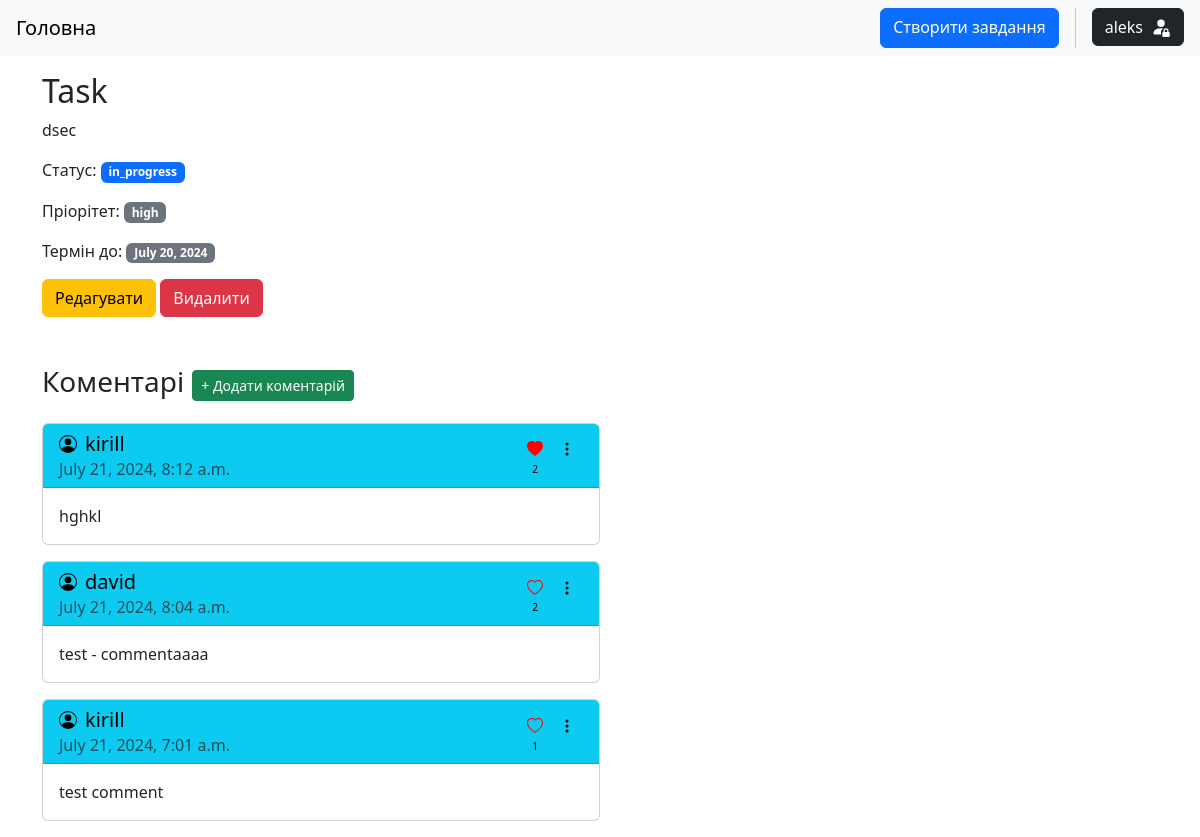
The page /1/ (signed in) on the database as committed earlier.
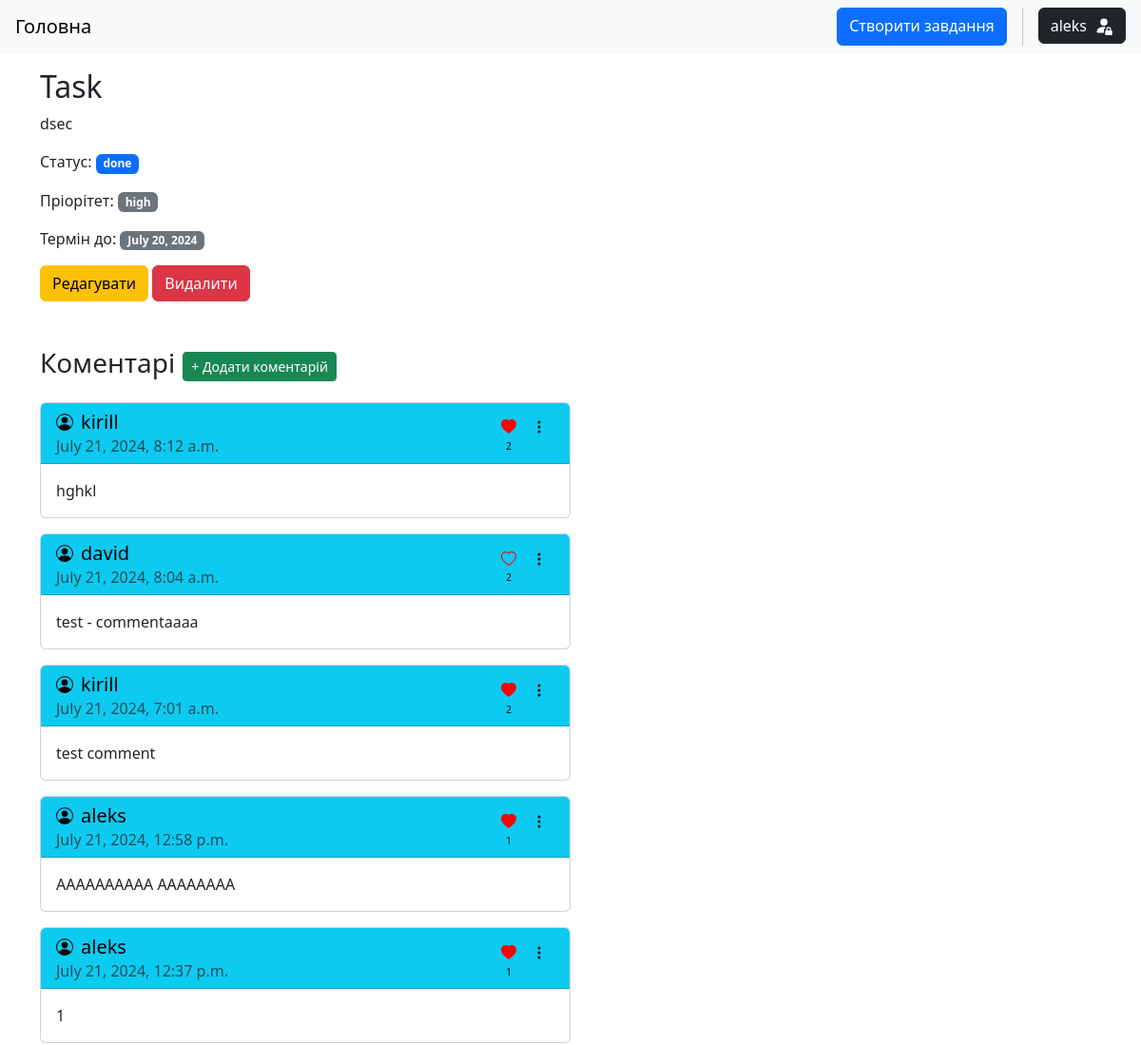
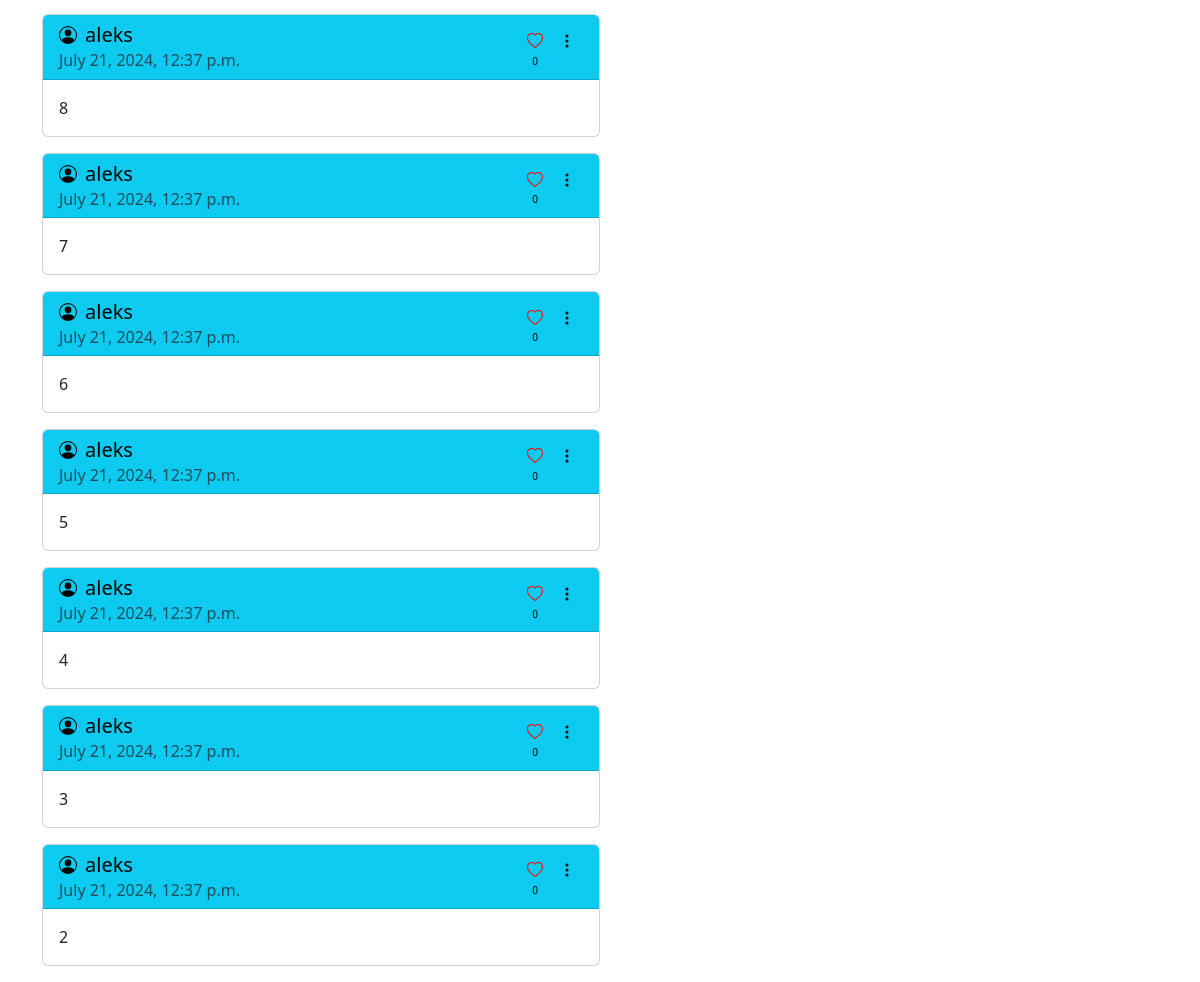
The same page on the database as committed later (2 pictures, top to bottom).
### tasks/models.py (models this page shows, shortened)
class Task(models.Model):
    STATUS_CHOICES = (
        ("todo", "To Do"),
        ("in_progress", "In Progress"),
        ("done", "Done")
    )
    PRIORITY_CHOICES = (
        ("low", "Low"),
        ("medium", "Medium"),
        ("high", "High")
    )
    title = models.CharField(max_length=256)
    description = models.TextField()
    status = models.CharField(max_length=20, choices=STATUS_CHOICES, default="todo")
    priority = models.CharField(max_length=20, choices=PRIORITY_CHOICES, default="medium")
    due_date = models.DateField(null=True, blank=True)
    author = models.ForeignKey(User, on_delete=models.CASCADE, related_name="tasks")
    created = models.DateTimeField(auto_now_add=True)
    class Meta:
        ordering = ["-due_date", "-created"]

class Comment(models.Model):
    task = models.ForeignKey(Task, on_delete=models.CASCADE, related_name="comments")
    text = models.TextField()
    author = models.ForeignKey(User, on_delete=models.CASCADE)
    created_at = models.DateTimeField(auto_now_add=True)
    class Meta:
        ordering = ["-created_at"]

class Like(models.Model):
    comment = models.ForeignKey(Comment, on_delete=models.CASCADE, related_name="likes")
    author = models.ForeignKey(User, on_delete=models.CASCADE, related_name="like_comments")
    created_at = models.DateTimeField(auto_now_add=True)
    class Meta:
        unique_together = ("comment", "author")

### tasks/views.py (the view, shortened to what this page needs)
# urls.py: path("<int:pk>/", views.TaskDetailView.as_view(), name="task-detail"),
class TaskDetailView(LoginRequiredMixin, DetailView):
    model = models.Task
    context_object_name = "task"
    template_name = "tasks/task_detail.html"
    def get_context_data(self, **kwargs):
        context = super().get_context_data(**kwargs)
        task = self.get_object()
        user = self.request.user
        comments = models.Comment.objects.filter(task=task).annotate(count=Count("likes")).order_by("-count", "-created_at")
        context["comments"] = comments
        context["liked_comments"] = []
        if user.is_authenticated:
            context["liked_comments"] = [comment for comment in comments if any(like in comment.likes.all() for like in user.like_comments.all())]
        context["form"] = CommentForm()
        return context

### templates/tasks/task_detail.html (shortened to what this page needs)
{% extends 'base.html' %}
{% block content %}
<div class="container mt-3">
    <h2>{{task.title}}</h2>
    <p>{{task.description}}</p>
    <p>Статус: <span class="badge bg-primary">{{task.status}}</span></p>
    <p>Пріорітет: <span class="badge bg-secondary">{{task.priority}}</span></p>
    <p>Термін до:
    <span class="badge text-bg-secondary">
    {% if task.due_date %}
        {{task.due_date}}
    {% else %}
        None
    {% endif %}
    </span>
    </p>
    <a href="{% url 'tasks:task-update' task.pk %}" class="btn btn-warning">Редагувати</a>
    <a href="{% url 'tasks:task-delete' task.pk %}" class="btn btn-danger">Видалити</a>
    <div class="my-3">
        <div class="d-flex align-items-center gap-2">
            <span class="h3">Коментарі</span>
            <button type="button" class="btn btn-sm btn-success" data-bs-toggle="collapse" data-bs-target="#comment-form" aria-expanded="false" aria-controls="comment-form">+ Додати коментарій</button>
        </div>
        {% for comment in comments %}
            <div class="card w-50 my-3" id="{{comment.id}}">
                <div class="card-header text-bg-info d-flex align-items-center justify-content-between">
                    <div class="d-flex flex-column">
                        <span class="h5 d-flex align-items-center gap-2">
                            {{comment.author.username}}
                        </span>
                        <h6 class="card-subtitle text-muted">
                            {{comment.created_at}}
                        </h6>
                    </div>
                    <div class="btn-group">
                        <form action="{% url 'tasks:comment-like' comment.pk %}" method="post" class="d-flex align-items-center flex-column">
                            <button type="submit" class="btn btn-sm border-0" title="Лайк">
                                {% if comment in liked_comments %}
                                    <svg xmlns="http://www.w3.org/2000/svg" width="16" height="16" fill="red" class="bi bi-heart-fill" viewBox="0 0 16 16">
                                        <path fill-rule="evenodd" d="M8 1.314C12.438-3.248 23.534 4.735 8 15-7.534 4.736 3.562-3.248 8 1.314"/>
                                    </svg>
                                {% endif %}
                            </button>
                            <span style="font-size: x-small;">{{comment.likes.all|length}}</span>
                        </form>
                        <div class="dropend dropend-right">
                            <button type="button" class="btn btn-sm border-0 w-auto" data-bs-toggle="dropdown" aria-expanded="false">
                                <svg xmlns="http://www.w3.org/2000/svg" width="16" height="16" fill="black" class="bi bi-three-dots-vertical" viewBox="0 0 16 16">
                                    <path d="M9.5 13a1.5 1.5 0 1 1-3 0 1.5 1.5 0 0 1 3 0m0-5a1.5 1.5 0 1 1-3 0 1.5 1.5 0 0 1 3 0m0-5a1.5 1.5 0 1 1-3 0 1.5 1.5 0 0 1 3 0"/>
                                </svg>
                            </button>
                        </div>
                    </div>
                </div>
                <div class="card-body">
                    <p class="card-text">
                        {{comment.text}}
                    </p>
                </div>
            </div>
        {% empty %}
            <div class="card text-center my-3">
                <div class="card-body">
                    Коментарів немає
                </div>
            </div>
        {% endfor %}
    </div>
</div>
{% endblock %}

### templates/base.html (shortened to what this page needs)
<!DOCTYPE html>
<html lang="en">
<head>
    <link rel="stylesheet" href="https://cdn.jsdelivr.net/npm/bootstrap@5.3.3/dist/css/bootstrap.min.css">
</head>
<body>
    <nav class="navbar navbar-expand-lg navbar-light bg-light">
        <div class="d-flex justify-content-between w-100">
            <a href="{% url 'tasks:task-list' %}" class="navbar-brand mx-3">Головна</a>
            <div class="d-flex me-3 gap-3">
                <a href="{% url 'tasks:task-create' %}" class="btn btn-primary">Cтворити завдання</a>
                <div class="dropdown">
                    <button class="btn btn-dark" type="button" data-bs-toggle="dropdown" aria-expanded="false">
                        <div class="d-flex flex-row align-items-center gap-2">
                            {% if request.user.is_authenticated %}
                                {% if request.user.username|length <= 21 %}
                                    {{request.user.username}}
                                {% else %}
                                    {{request.user.username|slice:18}}...
                                {% endif %}
                            {% else %}
                                <strong>Unauthenticated user</strong>
                                <svg xmlns="http://www.w3.org/2000/svg" width="20" height="20" fill="currentColor" class="bi bi-person-fill h-100" viewBox="0 0 16 16">
                                    <path d="M3 14s-1 0-1-1 1-4 6-4 6 3 6 4-1 1-1 1zm5-6a3 3 0 1 0 0-6 3 3 0 0 0 0 6"/>
                                </svg>
                            {% endif %}
                        </div>
                    </button>
                </div>
            </div>
        </div>
    </nav>
    {% block content %}
    {% endblock %}
</body>
</html>

Rows that differ between the two databases and show on the page:
changed Task "Task": status "in_progress" → "done"
computed for Comment "July 21, 2024, 7:01 a.m.": likes.all|length "1" → "2"
added Comment: author.username "aleks", created_at "July 21, 2024, 12:58 p.m.", likes.all|length "1", text "AAAAAAAAAA AAAAAAAA"
added Comment: author.username "aleks", created_at "July 21, 2024, 12:37 p.m.", likes.all|length "1", text "1"
added Comment: author.username "aleks", created_at "July 21, 2024, 12:37 p.m.", likes.all|length "0", text "8"
added Comment: author.username "aleks", created_at "July 21, 2024, 12:37 p.m.", likes.all|length "0", text "7"
added Comment: author.username "aleks", created_at "July 21, 2024, 12:37 p.m.", likes.all|length "0", text "6"
added Comment: author.username "aleks", created_at "July 21, 2024, 12:37 p.m.", likes.all|length "0", text "5"
added Comment: author.username "aleks", created_at "July 21, 2024, 12:37 p.m.", likes.all|length "0", text "4"
added Comment: author.username "aleks", created_at "July 21, 2024, 12:37 p.m.", likes.all|length "0", text "3"
added Comment: author.username "aleks", created_at "July 21, 2024, 12:37 p.m.", likes.all|length "0", text "2"
